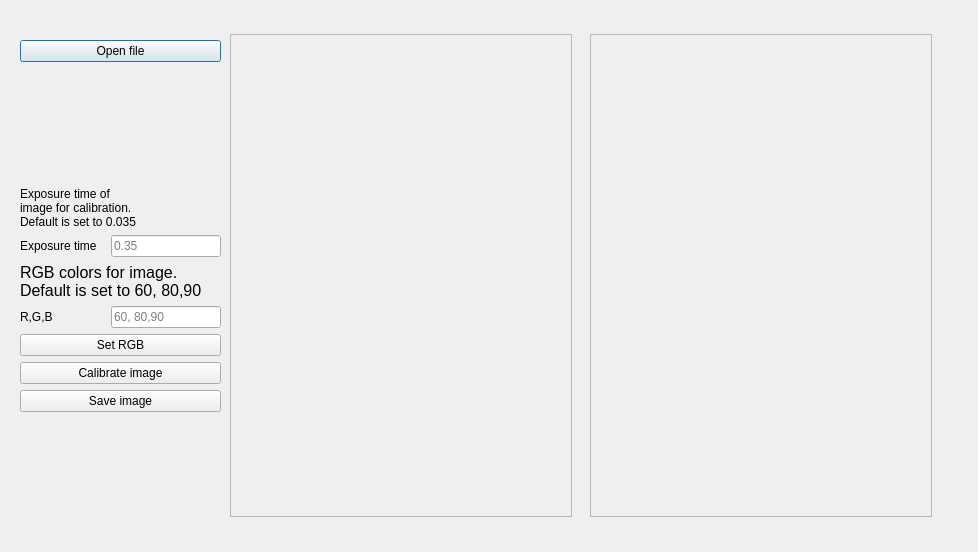
<?xml version="1.0" encoding="UTF-8"?>
<ui version="4.0">
 <class>AtmosphericCorrectionDialogBase</class>
 <widget class="QDialog" name="AtmosphericCorrectionDialogBase">
  <property name="geometry">
   <rect>
    <x>0</x>
    <y>0</y>
    <width>978</width>
    <height>552</height>
   </rect>
  </property>
  <property name="windowTitle">
   <string>Atmospheric Correction</string>
  </property>
  <widget class="QWidget" name="layoutWidget">
   <property name="geometry">
    <rect>
     <x>230</x>
     <y>20</y>
     <width>344</width>
     <height>511</height>
    </rect>
   </property>
   <layout class="QVBoxLayout" name="verticalLayout_3">
    <item>
     <widget class="QFrame" name="frame_4">
      <property name="sizePolicy">
       <sizepolicy hsizetype="Preferred" vsizetype="Preferred">
        <horstretch>0</horstretch>
        <verstretch>0</verstretch>
       </sizepolicy>
      </property>
      <property name="minimumSize">
       <size>
        <width>342</width>
        <height>483</height>
       </size>
      </property>
      <property name="maximumSize">
       <size>
        <width>342</width>
        <height>483</height>
       </size>
      </property>
      <property name="frameShape">
       <enum>QFrame::StyledPanel</enum>
      </property>
      <property name="frameShadow">
       <enum>QFrame::Raised</enum>
      </property>
      <widget class="QLabel" name="lblImage_2">
       <property name="geometry">
        <rect>
         <x>13</x>
         <y>13</y>
         <width>16</width>
         <height>16</height>
        </rect>
       </property>
       <property name="sizePolicy">
        <sizepolicy hsizetype="Preferred" vsizetype="Preferred">
         <horstretch>0</horstretch>
         <verstretch>0</verstretch>
        </sizepolicy>
       </property>
       <property name="maximumSize">
        <size>
         <width>10000</width>
         <height>10000</height>
        </size>
       </property>
       <property name="text">
        <string/>
       </property>
       <property name="scaledContents">
        <bool>true</bool>
       </property>
      </widget>
      <widget class="QLabel" name="label_original_img">
       <property name="geometry">
        <rect>
         <x>10</x>
         <y>10</y>
         <width>321</width>
         <height>461</height>
        </rect>
       </property>
       <property name="text">
        <string/>
       </property>
       <property name="scaledContents">
        <bool>true</bool>
       </property>
      </widget>
     </widget>
    </item>
   </layout>
  </widget>
  <widget class="QWidget" name="layoutWidget_2">
   <property name="geometry">
    <rect>
     <x>590</x>
     <y>20</y>
     <width>344</width>
     <height>511</height>
    </rect>
   </property>
   <layout class="QVBoxLayout" name="verticalLayout_4">
    <item>
     <widget class="QFrame" name="frame_5">
      <property name="sizePolicy">
       <sizepolicy hsizetype="Preferred" vsizetype="Preferred">
        <horstretch>0</horstretch>
        <verstretch>0</verstretch>
       </sizepolicy>
      </property>
      <property name="minimumSize">
       <size>
        <width>342</width>
        <height>483</height>
       </size>
      </property>
      <property name="maximumSize">
       <size>
        <width>342</width>
        <height>483</height>
       </size>
      </property>
      <property name="frameShape">
       <enum>QFrame::StyledPanel</enum>
      </property>
      <property name="frameShadow">
       <enum>QFrame::Raised</enum>
      </property>
      <widget class="QLabel" name="lblImage_3">
       <property name="geometry">
        <rect>
         <x>13</x>
         <y>13</y>
         <width>16</width>
         <height>16</height>
        </rect>
       </property>
       <property name="sizePolicy">
        <sizepolicy hsizetype="Preferred" vsizetype="Preferred">
         <horstretch>0</horstretch>
         <verstretch>0</verstretch>
        </sizepolicy>
       </property>
       <property name="maximumSize">
        <size>
         <width>10000</width>
         <height>10000</height>
        </size>
       </property>
       <property name="text">
        <string/>
       </property>
       <property name="scaledContents">
        <bool>true</bool>
       </property>
      </widget>
      <widget class="QLabel" name="label_new_img">
       <property name="geometry">
        <rect>
         <x>10</x>
         <y>10</y>
         <width>321</width>
         <height>461</height>
        </rect>
       </property>
       <property name="text">
        <string/>
       </property>
       <property name="scaledContents">
        <bool>true</bool>
       </property>
      </widget>
     </widget>
    </item>
   </layout>
  </widget>
  <widget class="QWidget" name="layoutWidget">
   <property name="geometry">
    <rect>
     <x>20</x>
     <y>40</y>
     <width>201</width>
     <height>491</height>
    </rect>
   </property>
   <layout class="QVBoxLayout" name="verticalLayout">
    <item>
     <widget class="QPushButton" name="open_file_button">
      <property name="text">
       <string>Open file</string>
      </property>
     </widget>
    </item>
    <item>
     <spacer name="verticalSpacer">
      <property name="orientation">
       <enum>Qt::Vertical</enum>
      </property>
      <property name="sizeHint" stdset="0">
       <size>
        <width>20</width>
        <height>40</height>
       </size>
      </property>
     </spacer>
    </item>
    <item>
     <widget class="QLabel" name="label_exp_description">
      <property name="text">
       <string>&lt;html&gt;&lt;head/&gt;&lt;body&gt;&lt;p&gt;Exposure time of &lt;br/&gt;image for calibration.&lt;br/&gt;Default is set to 0.035&lt;/p&gt;&lt;/body&gt;&lt;/html&gt;</string>
      </property>
     </widget>
    </item>
    <item>
     <layout class="QHBoxLayout" name="horizontalLayout">
      <item>
       <widget class="QLabel" name="label_exp">
        <property name="text">
         <string>Exposure time</string>
        </property>
       </widget>
      </item>
      <item>
       <widget class="QLineEdit" name="input_exp">
        <property name="maximumSize">
         <size>
          <width>110</width>
          <height>16777215</height>
         </size>
        </property>
        <property name="text">
         <string/>
        </property>
        <property name="placeholderText">
         <string>0.35</string>
        </property>
       </widget>
      </item>
     </layout>
    </item>
    <item>
     <widget class="QLabel" name="label_exp_description_2">
      <property name="text">
       <string>&lt;html&gt;&lt;head/&gt;&lt;body&gt;&lt;p&gt;&lt;span style=&quot; font-size:12pt;&quot;&gt;RGB colors for image. &lt;br/&gt;Default is set to 60, 80,90&lt;/span&gt;&lt;/p&gt;&lt;/body&gt;&lt;/html&gt;</string>
      </property>
     </widget>
    </item>
    <item>
     <layout class="QHBoxLayout" name="horizontalLayout_2">
      <item>
       <widget class="QLabel" name="label_rgb">
        <property name="text">
         <string>R,G,B</string>
        </property>
       </widget>
      </item>
      <item>
       <widget class="QLineEdit" name="input_rgb">
        <property name="maximumSize">
         <size>
          <width>110</width>
          <height>16777215</height>
         </size>
        </property>
        <property name="inputMethodHints">
         <set>Qt::ImhNone</set>
        </property>
        <property name="inputMask">
         <string/>
        </property>
        <property name="text">
         <string/>
        </property>
        <property name="placeholderText">
         <string>60, 80,90</string>
        </property>
       </widget>
      </item>
     </layout>
    </item>
    <item>
     <widget class="QPushButton" name="set_rgb_button">
      <property name="text">
       <string>Set RGB</string>
      </property>
     </widget>
    </item>
    <item>
     <widget class="QPushButton" name="calibrate_image_button">
      <property name="text">
       <string>Calibrate image</string>
      </property>
     </widget>
    </item>
    <item>
     <widget class="QPushButton" name="save_img_button">
      <property name="text">
       <string>Save image</string>
      </property>
     </widget>
    </item>
    <item>
     <spacer name="verticalSpacer_2">
      <property name="orientation">
       <enum>Qt::Vertical</enum>
      </property>
      <property name="sizeHint" stdset="0">
       <size>
        <width>20</width>
        <height>40</height>
       </size>
      </property>
     </spacer>
    </item>
   </layout>
  </widget>
 </widget>
 <resources/>
 <connections/>
</ui>
